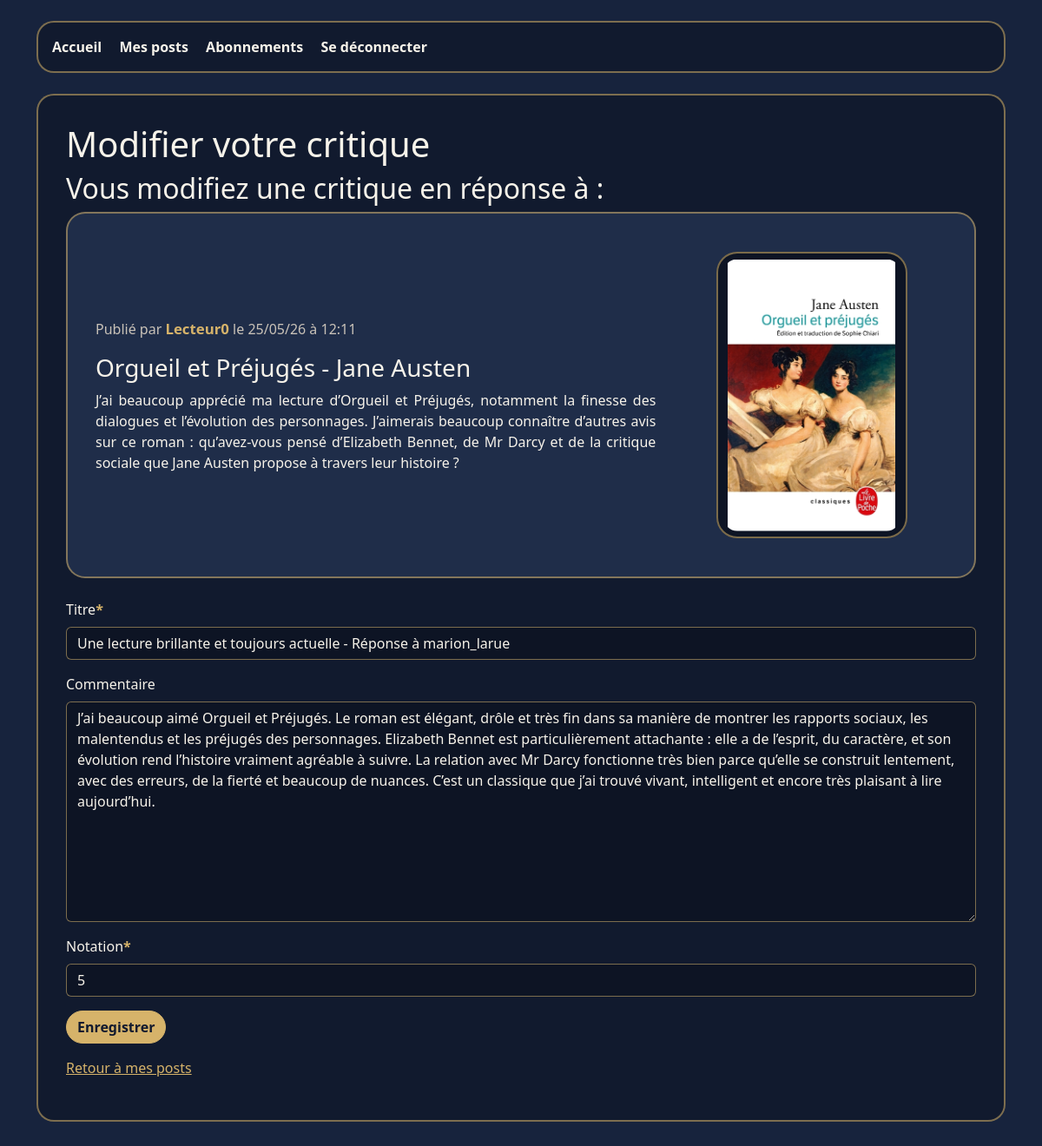
Before: /modifier-critique/4/ (signed in) with the older database file.
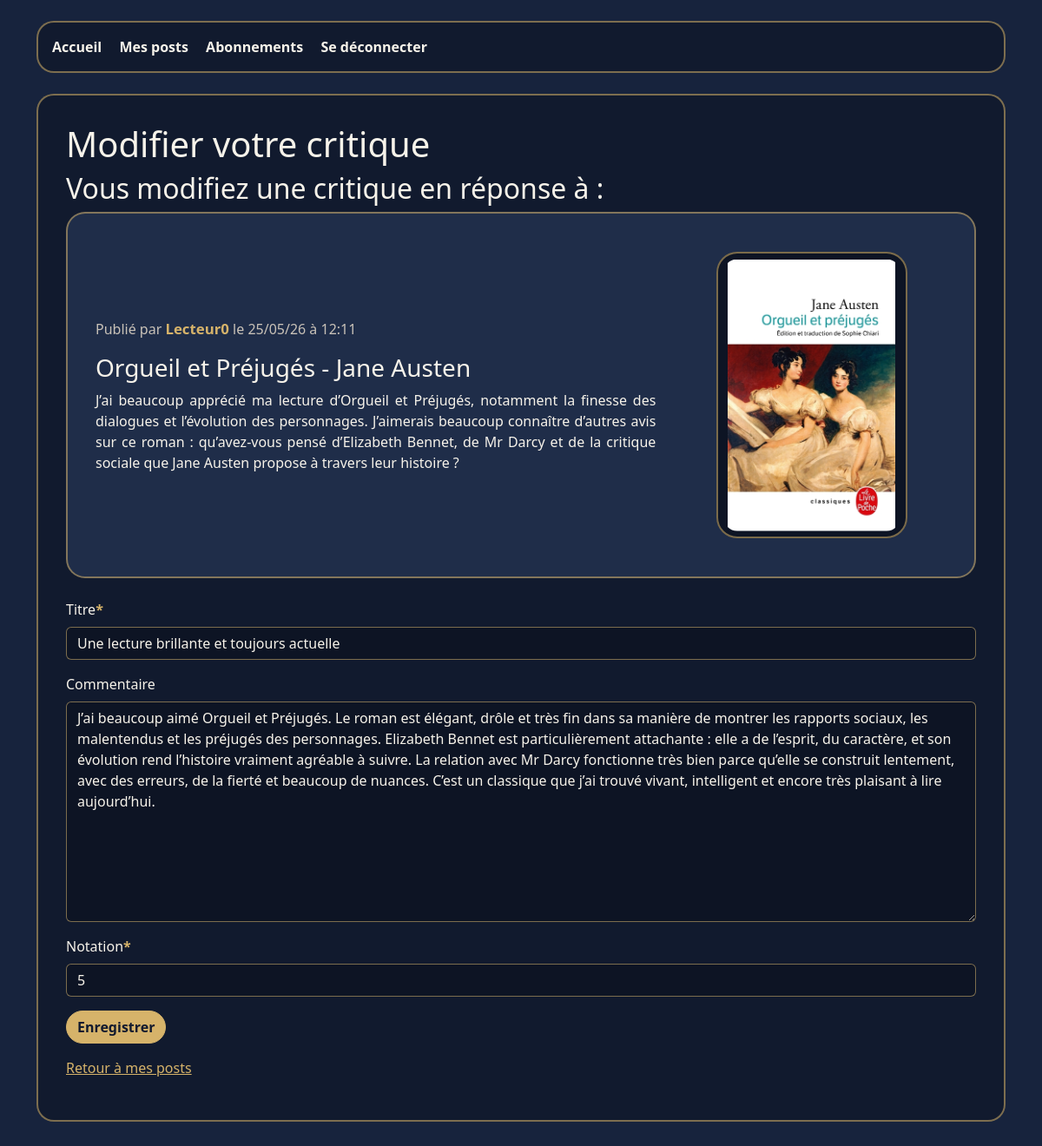
After: the same page with the newer database file.
### litreview/models.py (models this page shows, shortened)
class Ticket(models.Model):
    title = models.CharField(max_length=128)
    description = models.TextField(max_length=2048, blank=True)
    user = models.ForeignKey(
        settings.AUTH_USER_MODEL,
        on_delete=models.CASCADE,
        related_name="tickets",
    )
    image = models.ImageField(upload_to="tickets_images/", null=True, blank=True)
    time_created = models.DateTimeField(auto_now_add=True)

class User(AbstractUser):
    """Utilisateur personnalisé de l'application LITRevu."""

class Review(models.Model):
    ticket = models.ForeignKey(
        Ticket,
        on_delete=models.CASCADE,
        related_name="reviews",
    )
    rating = models.PositiveSmallIntegerField(
        validators=[MinValueValidator(0), MaxValueValidator(5)]
    )
    user = models.ForeignKey(
        settings.AUTH_USER_MODEL,
        on_delete=models.CASCADE,
        related_name="reviews",
    )
    headline = models.CharField(max_length=128, blank=False)
    body = models.TextField(max_length=8192, blank=True)
    time_created = models.DateTimeField(auto_now_add=True)
    class Meta:
        unique_together = ("ticket", "user")
    @classmethod
    def critique_modifiable(classe_review, utilisateur, critique_id):
        return classe_review.objects.filter(
            id=critique_id,
            user=utilisateur,
        )
    def modifier_avec_formulaire(self, formulaire_critique):
        if not formulaire_critique.is_bound:
            return False
        if not formulaire_critique.is_valid():
            return False
        formulaire_critique.save()
        return True

### litreview/views.py (the view)
@login_required
def modifier_critique(request, critique_id):
    critique = get_object_or_404(
        Review.critique_modifiable(
            utilisateur=request.user,
            critique_id=critique_id,
        )
    )
    formulaire_critique = ReviewForm(
        request.POST or None,
        instance=critique,
    )
    if critique.modifier_avec_formulaire(formulaire_critique):
        return redirect("mes_posts")
    return render(
        request,
        "pages/modifier_critique.html",
        {
            "formulaire_critique": formulaire_critique,
            "critique": critique,
        },
    )

### litreview/forms.py
class ReviewForm(forms.ModelForm):
    class Meta:
        model = Review
        fields = ["headline", "body", "rating"]
        labels = {
            "headline": "Titre",
            "body": "Commentaire",
            "rating": "Notation",
        }

### litreview/templates/pages/modifier_critique.html (shortened to what this page needs)
{% extends "pages/base.html" %}
{% load crispy_forms_tags %}
{% block content %}
    <h1>Modifier votre critique</h1>
    <h2>Vous modifiez une critique en réponse à :</h2>
    {% include "pages/temp_partiels/ticket_reponse.html" with ticket=critique.ticket %}
    <form method="post">
        {{ formulaire_critique|crispy }}
        <button type="submit" class="btn btn-primary">
            Enregistrer
        </button>
    </form>
    <p class="mt-3">
        <a href="{% url 'mes_posts' %}">Retour à mes posts</a>
    </p>
{% endblock content %}

### litreview/templates/pages/base.html (shortened to what this page needs)
{% load static %}
<!DOCTYPE html>
<html lang="fr">
<head>
    <link
        href="https://cdn.jsdelivr.net/npm/bootstrap@5.3.3/dist/css/bootstrap.min.css"
        rel="stylesheet"
    >
    <link rel="stylesheet" href="{% static 'style.css' %}">
</head>
<body>
    <main class="container mt-4 mb-5">
        {% if user.is_authenticated %}
            <nav class="site-nav mb-4">
                <a href="{% url 'accueil' %}" class="me-3 text-decoration-none">
                    Accueil
                </a>
                <a href="{% url 'mes_posts' %}" class="me-3 text-decoration-none">
                    Mes posts
                </a>
                <a href="{% url 'abonnements' %}" class="me-3 text-decoration-none">
                    Abonnements
                </a>
                <a href="{% url 'deconnexion' %}" class="text-decoration-none">
                    Se déconnecter
                </a>
            </nav>
        {% endif %}
        <section class="page-content">
            {% block content %}
            {% endblock content %}
        </section>
    </main>
</body>
</html>

### litreview/templates/pages/temp_partiels/ticket_reponse.html (shortened to what this page needs)
<div class="card mb-4">
    <div class="card-body">
        {% if ticket.image %}
            <div class="row align-items-center ticket-layout">
                <div class="col-md-8 ticket-text">
                    <p class="text-muted">
                        {% if ticket.user == user %}
                            Publié par <span class="username-highlight">vous</span>
                        {% else %}
                            Publié par
                            <span class="username-highlight">{{ ticket.user.username }}</span>
                        {% endif %}
                        le {{ ticket.time_created|date:"d/m/y à H:i" }}
                    </p>
                    <h3 class="card-title">{{ ticket.title }}</h3>
                    {% if ticket.description %}
                        <p class="card-text">{{ ticket.description }}</p>
                    {% endif %}
                </div>
                <div class="col-md-4 d-flex justify-content-end align-items-center ticket-cover">
                    <img
                        src="{{ ticket.image.url }}"
                        alt="Image associée au ticket {{ ticket.title }}"
                        class="img-fluid"
                    >
                </div>
            </div>
        {% endif %}
    </div>
</div>

### litreview/static/style.css (style rules this page uses)
:root { --fond-principal: #17233d; --fond-contenu: #111a2e; --fond-carte: #1f2d49; --texte-clair: #f7f3ea; --texte-secondaire: #c9c2b8; --couleur-bouton: #d6b36a; --couleur-bouton-survol: #e8c87d; --bordure: rgba(214, 179, 106, 0.55); }
body { background-color: var(--fond-principal); color: var(--texte-clair); }
.page-content { background-color: var(--fond-contenu); border: 2px solid var(--bordure); border-radius: 20px; padding: 2rem; }
.site-nav { background-color: var(--fond-contenu); border: 2px solid var(--bordure); border-radius: 20px; padding: 1rem; }
.site-nav a { color: var(--texte-clair); font-weight: 600; }
h1, h2, h3, p, label, li { color: var(--texte-clair); }
.text-muted { color: var(--texte-secondaire) !important; }
a { color: var(--couleur-bouton); }
.card { background-color: var(--fond-carte); color: var(--texte-clair); border: 2px solid var(--bordure); border-radius: 22px; }
.card-title, .card-text { color: var(--texte-clair); }
.card-text { text-align: justify; }
.btn-primary { background-color: var(--couleur-bouton); border-color: var(--couleur-bouton); color: #111a2e; font-weight: 600; border-radius: 999px; }
input, textarea, select, .form-control, .form-select { background-color: #0d1424 !important; color: var(--texte-clair) !important; border: 1px solid var(--bordure) !important; }
.asteriskField, .text-danger { color: var(--couleur-bouton) !important; font-weight: bold; }
img.img-fluid { display: block; margin-left: auto; margin-right: auto; width: 100%; max-width: 220px; height: 330px; object-fit: contain; border-radius: 24px; border: 2px solid var(--bordure); background-color: #0d1424; padding: 0.4rem; }
.username-highlight { color: var(--couleur-bouton); font-weight: 700; font-size: 1.05rem; }
.ticket-layout { padding: 1rem; }
.ticket-text { padding-left: 0.75rem; }
.ticket-cover { padding: 0.75rem; }

Changed rows visible on the page:
changed Review: headline "Une lecture brillante et toujours actuelle - Réponse à marion_larue" → "Une lecture brillante et toujours actuelle"
